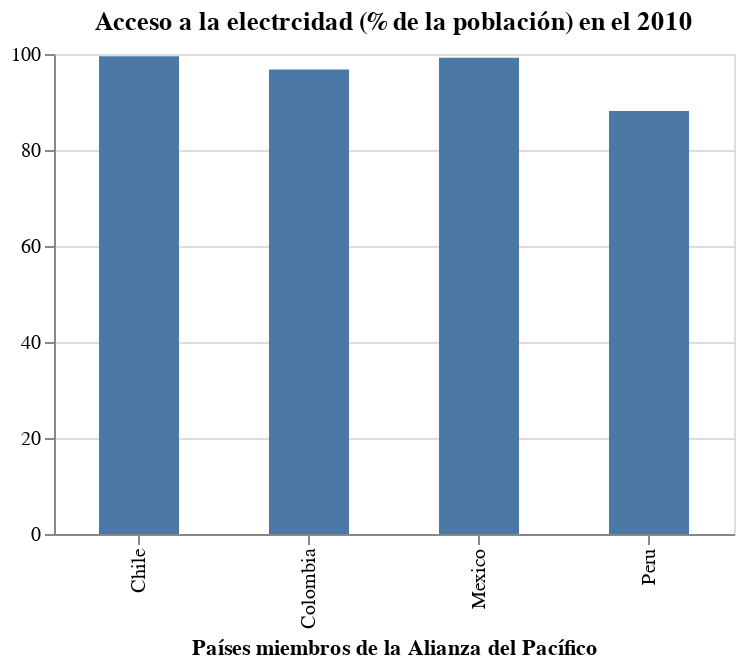

Here is the notebook cell this chart was saved with:
### Code cell
# Gráfico 1:
chart = alt.Chart(AP).mark_bar(size=40).encode(
    x=alt.X("Country Name:N", title="Países miembros de la Alianza del Pacífico"),
    y=alt.Y("2010:Q", title=""),
    tooltip=["Country Name", "2010"]
).properties(
    width=340,  # Ajustar el ancho del gráfico
    height=240,  # Ajustar la altura del gráfico
    title="Acceso a la electrcidad (% de la población) en el 2010"
)

# Mostrar el gráfico
chart.display()

### Figure 1 — Vega-Lite specification as saved in the notebook (floating-point values rounded to 4 significant figures)
{"config": {"view": {"continuousWidth": 300, "continuousHeight": 300}}, "data": {"name": "data-7d07ea96621ef78893162b60217d66f0"}, "mark": {"type": "bar", "size": 40}, "encoding": {"tooltip": [{"field": "Country Name", "type": "nominal"}, {"field": "2010", "type": "quantitative"}], "x": {"field": "Country Name", "title": "Países miembros de la Alianza del Pacífico", "type": "nominal"}, "y": {"field": "2010", "title": "", "type": "quantitative"}}, "height": 240, "title": "Acceso a la electrcidad (% de la población) en el 2010", "width": 340, "$schema": "https://vega.github.io/schema/vega-lite/v5.16.3.json", "datasets": {"data-7d07ea96621ef78893162b60217d66f0": [{"Country Name": "Chile", "Country Code": "CHL", "Series Name": "Access to electricity (% of population)", "2010": 99.53, "2011": 99.59, "2012": 100.0, "2013": 99.6, "2014": 100.0, "2015": 99.71, "2016": 100.0, "2017": 99.7}, {"Country Name": "Colombia", "Country Code": "COL", "Series Name": "Access to electricity (% of population)", "2010": 96.79, "2011": 96.69, "2012": 97.03, "2013": 97.78, "2014": 97.79, "2015": 98.19, "2016": 98.4, "2017": 98.5}, {"Country Name": "Mexico", "Country Code": "MEX", "Series Name": "Access to electricity (% of population)", "2010": 99.24, "2011": 99.0, "2012": 99.11, "2013": 99.15, "2014": 99.17, "2015": 99.0, "2016": 99.5, "2017": 100.0}, {"Country Name": "Peru", "Country Code": "PER", "Series Name": "Access to electricity (% of population)", "2010": 88.12, "2011": 89.71, "2012": 91.1, "2013": 92.14, "2014": 92.92, "2015": 93.85, "2016": 94.2, "2017": 94.8}]}}
